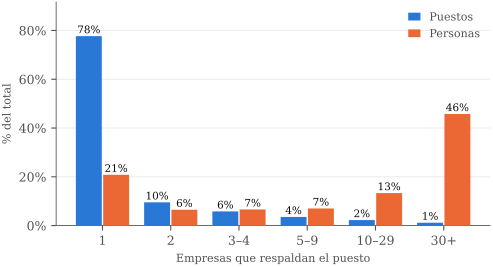

Recreate this plot in Python.
"""Las figuras de la tesis y de la presentacion, en PDF vectorial.

    python docs/tesis/figuras.py

CADA CIFRA TIENE PROCEDENCIA. Las de la escalera y la descomposicion del error estan
escritas aqui con su fuente al lado —salen de `docs/mediciones.md`, que a su vez
referencia el script que las midio— y la del espesor del catalogo se calcula en vivo
desde la base de referencia. Ninguna se inventa: si una cambia, cambia en `mediciones.md`
primero y aqui despues.

DECISIONES DE FORMA, por si alguien las revisa:

  - La ESCALERA se expresa como multiplo salarial respecto al nivel 1, no como el efecto
    centrado. El efecto cruza cero solo porque es un residuo tras quitar empresa y area, y
    pintar eso con colores divergentes destacaria una frontera que no significa nada. Como
    multiplo, el 2,11x que cita la tesis se lee directo del eje.

  - La DESCOMPOSICION va en barra apilada y no en dos barras sueltas: la pregunta es que
    FRACCION del error es reducible, y una parte-de-un-todo se lee apilada. El suelo
    irreducible va en gris —es contexto— y lo reducible en color, que es el sujeto.

  - El ESPESOR lleva dos series porque la tension es justo esa: casi todos los titulos son
    delgados y casi toda la gente esta en los gruesos. Una sola serie no la muestra.

Paleta: la de referencia del metodo de visualizacion, validada (CVD dE 24,7 entre las dos
series, umbral 8). Todas las barras llevan su valor impreso, asi que la identidad nunca
depende solo del color — importa porque una tesis se imprime en blanco y negro.
"""
import pathlib
import sys

import matplotlib
matplotlib.use("Agg")
import matplotlib.pyplot as plt
import numpy as np
from matplotlib.ticker import FuncFormatter


def es(x, dec=2):
    """Numero con coma decimal y punto de millar.

    El documento esta en espanol y el formateador por defecto de matplotlib escribe
    `0.5`, que en una tesis en castellano se lee como otra cosa.
    """
    t = "{:,.{}f}".format(x, dec)
    return t.replace(",", "\x01").replace(".", ",").replace("\x01", ".")

SALIDA = pathlib.Path(__file__).parent / "figuras"
BASE = "demo/base_v15.npz"

# --- paleta de referencia, valores claros (impresion sobre blanco) -------------
TINTA = "#0b0b0b"          # texto primario
TINTA_2 = "#52514e"        # texto secundario
AZUL = "#2a78d6"           # categorica 1
NARANJA = "#eb6834"        # categorica 2
GRIS = "#d6d5d1"           # neutro: lo que NO es el sujeto
REJILLA = "#e8e7e4"

plt.rcParams.update({
    "font.family": "serif",          # para que case con el cuerpo del documento
    "font.size": 9,
    "axes.edgecolor": TINTA_2,
    "axes.labelcolor": TINTA,
    "text.color": TINTA,
    "xtick.color": TINTA_2,
    "ytick.color": TINTA_2,
    "axes.spines.top": False,
    "axes.spines.right": False,
    "figure.facecolor": "white",
    "savefig.bbox": "tight",
    "savefig.pad_inches": 0.02,
})


# Las figuras se quedan vivas hasta el final: `combina()` las vuelca en un solo
# PDF y solo entonces se cierran.
_VIVAS = {}


def _emite(fig, nombre):
    """Guarda la figura suelta y la deja en el registro para el combinado.

    El PNG es solo para poder mirarla sin abrir un visor de PDF; los documentos
    usan el PDF, que es vectorial.
    """
    fig.savefig(SALIDA / (nombre + ".pdf"))
    fig.savefig(SALIDA / (nombre + ".png"), dpi=200)
    _VIVAS[nombre] = fig


def _limpia(ax, eje_x=True):
    """Rejilla recesiva y sin adornos. El dato manda, no el marco."""
    ax.grid(axis="x" if eje_x else "y", color=REJILLA, linewidth=0.6, zorder=0)
    ax.set_axisbelow(True)
    for s in ("left", "bottom"):
        ax.spines[s].set_linewidth(0.6)


# =============================================================================
def fig_escalera():
    """El eje que si paga: recorrido de 2,11x entre el escalon 1 y el 5.

    Fuente: `docs/mediciones.md` 15.4, escalera monotona dentro de empresa y area.
    """
    niveles = [
        ("1 · ayudante, auxiliar,\noperario, asistente", -0.1202, 131_314),
        ("2 · técnico, analista", -0.0860, 27_715),
        ("3 · supervisor, coordinador,\nespecialista", 0.0542, 29_336),
        ("4 · jefe, subgerente", 0.3109, 26_611),
        ("5 · gerente, director", 0.6270, 13_236),
    ]
    # `n` va en la etiqueta del eje y no al lado de la barra: alli chocaba con el
    # valor y la ultima fila se salia del margen derecho.
    etiquetas = [n[0] + "\n(n = " + es(n[2], 0) + ")" for n in niveles]
    efecto = np.array([n[1] for n in niveles])
    n_pers = [n[2] for n in niveles]
    # multiplo salarial respecto al nivel 1: exp(efecto - efecto_1)
    mult = np.exp(efecto - efecto[0])

    fig, ax = plt.subplots(figsize=(5.6, 3.1))
    y = np.arange(len(niveles))
    ax.barh(y, mult, height=0.62, color=AZUL, zorder=3)
    ax.set_yticks(y, etiquetas, fontsize=7.5)
    ax.invert_yaxis()
    ax.set_xlim(0, 2.42)
    ax.set_xlabel("Salario relativo al escalón más bajo", color=TINTA_2, fontsize=8)
    ax.xaxis.set_major_formatter(FuncFormatter(lambda v, _: es(v, 1) + "×"))
    _limpia(ax)

    for i, m in enumerate(mult):
        ax.text(m + 0.05, i, es(m) + "×", va="center", ha="left",
                fontsize=9, color=TINTA, fontweight="bold")
    # NO se anota el recorrido con una flecha: las barras ya dicen 1,00x y 2,11x, y la
    # flecha chocaba con la etiqueta de la ultima fila.
    _emite(fig, "escalera_niveles")
    return f"escalera: {mult[0]:.2f}x -> {mult[-1]:.2f}x"


# =============================================================================
def fig_descomposicion():
    """Cuanto del error es reducible agrupando mejor. El resto lo pone el empleador.

    Fuente: `docs/mediciones.md` 15.3.
    """
    filas = [
        ("Todo el conjunto\nde ajuste", 0.3700, 0.3253),
        ("Lejos del piso\ndel SBU  (y > 0,05)", 0.4322, 0.3750),
    ]
    fig, ax = plt.subplots(figsize=(5.6, 2.0))
    y = np.arange(len(filas))
    for i, (_, real, suelo) in enumerate(filas):
        reducible = real - suelo
        # apilada: suelo (contexto) + lo reducible (sujeto), con 2px de aire entre medias
        ax.barh(i, suelo, height=0.5, color=GRIS, zorder=3)
        ax.barh(i, reducible, left=suelo + 0.004, height=0.5, color=AZUL, zorder=3)
        ax.text(suelo / 2, i, "irreducible", va="center", ha="center",
                fontsize=7.5, color=TINTA_2)
        ax.text(real + 0.012, i, es(100 * reducible / real, 1) + "%",
                va="center", ha="left", fontsize=9, color=TINTA, fontweight="bold")

    ax.set_yticks(y, [f[0] for f in filas], fontsize=7.5)
    ax.invert_yaxis()
    ax.set_xlim(0, 0.50)
    ax.set_xlabel("Desviación estándar del error, en log(sueldo / SBU)",
                  color=TINTA_2, fontsize=8)
    ax.xaxis.set_major_formatter(FuncFormatter(lambda v, _: es(v, 1)))
    _limpia(ax)
    # La explicacion va al \caption de LaTeX y no dentro de la imagen: ahi dentro no se
    # puede corregir sin regenerar el PDF, y compite con el pie de figura del documento.
    _emite(fig, "descomposicion_error")
    return "descomposicion: 12,1% y 13,2%"


# =============================================================================
def fig_espesor():
    """Casi todos los titulos son delgados; casi toda la gente esta en los gruesos."""
    sys.path.insert(0, "src")
    from benchmarking.config.settings import cargar_settings
    from benchmarking.producto.base_referencia import BaseReferencia

    s = cargar_settings()
    b = BaseReferencia.cargar(BASE, s.get_sbu)
    # una fila por PUESTO, no por grafia: las grafias comparten respaldo y contarlas
    # por separado inflaria la cola delgada, que es justo lo que la figura mide
    vistos, emp, per = set(), [], []
    for i in range(len(b.celdas)):
        g = int(b.grupo[i])
        if g in vistos:
            continue
        vistos.add(g)
        emp.append(int(b.emp[i]))
        per.append(int(b.personas[i]))
    emp, per = np.array(emp), np.array(per)

    cortes = [(1, 1, "1"), (2, 2, "2"), (3, 4, "3–4"), (5, 9, "5–9"),
              (10, 29, "10–29"), (30, 10**9, "30+")]
    etiquetas, pct_tit, pct_per = [], [], []
    for lo, hi, et in cortes:
        m = (emp >= lo) & (emp <= hi)
        etiquetas.append(et)
        pct_tit.append(100 * m.sum() / len(emp))
        pct_per.append(100 * per[m].sum() / per.sum())

    fig, ax = plt.subplots(figsize=(5.6, 2.9))
    x = np.arange(len(cortes))
    w = 0.38
    ax.bar(x - w / 2 - 0.01, pct_tit, w, color=AZUL, zorder=3, label="Puestos")
    ax.bar(x + w / 2 + 0.01, pct_per, w, color=NARANJA, zorder=3, label="Personas")
    for xi, (a, c) in enumerate(zip(pct_tit, pct_per)):
        ax.text(xi - w / 2 - 0.01, a + 1.2, f"{a:.0f}%", ha="center",
                fontsize=7.5, color=TINTA)
        ax.text(xi + w / 2 + 0.01, c + 1.2, f"{c:.0f}%", ha="center",
                fontsize=7.5, color=TINTA)

    ax.set_xticks(x, etiquetas)
    ax.set_xlabel("Empresas que respaldan el puesto", color=TINTA_2, fontsize=8)
    ax.set_ylabel("% del total", color=TINTA_2, fontsize=8)
    ax.set_ylim(0, max(max(pct_tit), max(pct_per)) * 1.18)
    ax.yaxis.set_major_formatter(FuncFormatter(lambda v, _: f"{v:.0f}%"))
    _limpia(ax, eje_x=False)
    ax.legend(frameon=False, fontsize=8, loc="upper right",
              labelcolor=TINTA_2, handlelength=1.1)
    _emite(fig, "espesor_catalogo")
    return (f"espesor: {len(emp):,} puestos; "
            f"{pct_tit[0]:.0f}% con 1 empresa cubren {pct_per[0]:.0f}% de la gente")



# =============================================================================
def fig_sesgo_tamano():
    """Sin corregir por tamano, a una empresa pequena se le dice que su gerente cobra un
    56% por debajo del mercado — y entre sus pares esta bien.

    Es la figura mas vendible del expediente porque el error es enorme, concreto y de
    los que un cliente puede comprobar por su cuenta.

    Fuente: `docs/mediciones.md` 17.6 y D-018.
    """
    tam = ["Pequeña", "Mediana", "Grande"]
    sin = [-56.0, -15.8, +81.9]
    con = [-12.1, +6.9, +17.9]

    fig, ax = plt.subplots(figsize=(5.6, 2.7))
    x = np.arange(len(tam))
    w = 0.38
    ax.bar(x - w / 2 - 0.01, sin, w, color=GRIS, zorder=3, label="Sin corregir")
    ax.bar(x + w / 2 + 0.01, con, w, color=AZUL, zorder=3, label="Corregido por tamaño")
    ax.axhline(0, color=TINTA_2, linewidth=0.9, zorder=4)

    for xi, (a, c) in enumerate(zip(sin, con)):
        ax.text(xi - w / 2 - 0.01, a + (4 if a > 0 else -9), es(a, 1) + "%",
                ha="center", fontsize=8, color=TINTA)
        ax.text(xi + w / 2 + 0.01, c + (4 if c > 0 else -9), es(c, 1) + "%",
                ha="center", fontsize=8, color=TINTA, fontweight="bold")

    ax.set_xticks(x, tam)
    ax.set_xlabel("Tamaño de la empresa", color=TINTA_2, fontsize=8)
    ax.set_ylabel("Error del diagnóstico", color=TINTA_2, fontsize=8)
    ax.set_ylim(-72, 98)
    ax.yaxis.set_major_formatter(FuncFormatter(lambda v, _: es(v, 0) + "%"))
    _limpia(ax, eje_x=False)
    ax.legend(frameon=False, fontsize=8, loc="upper left",
              labelcolor=TINTA_2, handlelength=1.1)
    _emite(fig, "sesgo_tamano")
    return ("sesgo por tamano: de %s/%s a %s/%s"
            % (es(sin[0], 1), es(sin[2], 1), es(con[0], 1), es(con[2], 1)))


# Orden de las paginas del PDF combinado. La presentacion las cita por numero
# —`\includegraphics[page=2]{\pdf}`— asi que este orden es parte del contrato:
# cambiarlo mueve las figuras de lamina sin que nada falle.
PAGINAS = ("espesor_catalogo", "descomposicion_error", "escalera_niveles",
           "sesgo_tamano")


def combina():
    """Un solo PDF, una figura por pagina, como espera la plantilla de beamer.

    La tesis usa los ficheros sueltos y la presentacion el combinado.
    """
    from matplotlib.backends.backend_pdf import PdfPages

    destino = SALIDA.parent / "figuras.pdf"
    with PdfPages(destino) as pdf:
        for nombre in PAGINAS:
            pdf.savefig(_VIVAS[nombre], bbox_inches="tight", pad_inches=0.02)
    for fig in _VIVAS.values():
        plt.close(fig)
    return "combinado: %s (%d paginas)" % (destino.name, len(PAGINAS))


if __name__ == "__main__":
    SALIDA.mkdir(parents=True, exist_ok=True)
    for f in (fig_escalera, fig_descomposicion, fig_espesor,
              fig_sesgo_tamano):
        print(" ", f(), flush=True)
    print(" ", combina())
    print("\nPDFs en", SALIDA)
